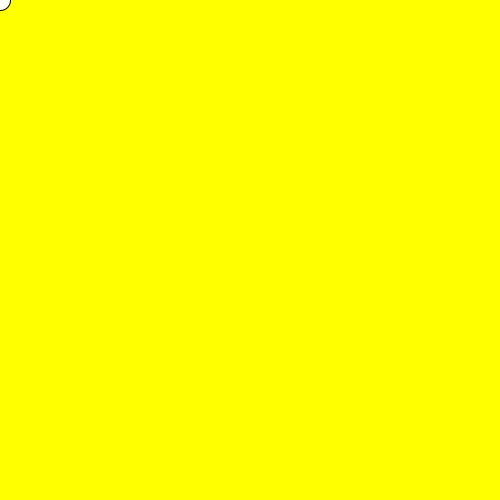
Frame 1 (no input)
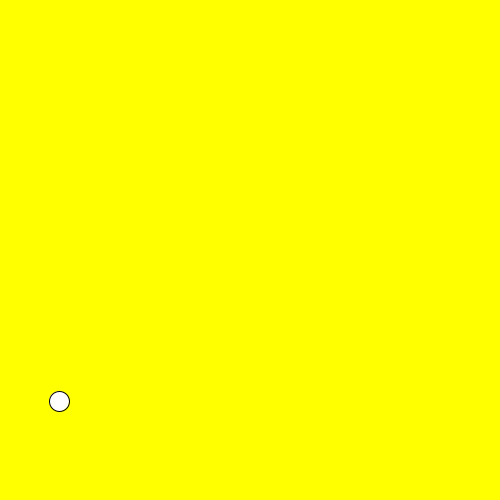
Frame 60 (the mouse pressed at the canvas centre just before this capture)
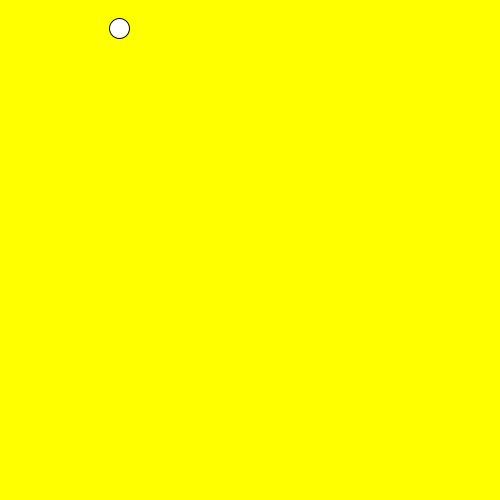
Frame 120 (the mouse held since frame 60 and released just before this capture)

The Processing sketch that drew these frames (run headless with seeded random() and noise(); from frame 60 on, the mouse is pressed at the canvas centre):

// Processing sketch: sketch_003_gravity
// ── sketch_003_gravity.pde
float x = 0, y = 0;
float vx = 1, vy = 1;
float ax = 0, ay = 0.2;

void setup() {
  size(500, 500);
}

void draw() {
  background(255, 255, 0);
  ellipse(x, y, 20, 20);
  x += vx; y += vy;
  if (x < 0) {
    x = -x;
    vx *= -1;
  } else if (width < x) {
    x = width - (x - width);
    vx *= -1;
  } else if (y < 0) {
    y = -y;
    vy *= -1;
  } else if (height < y) {
    y = height - (y - height);
    vy *= -1;
  }
  vx += ax; vy += ay;
}
